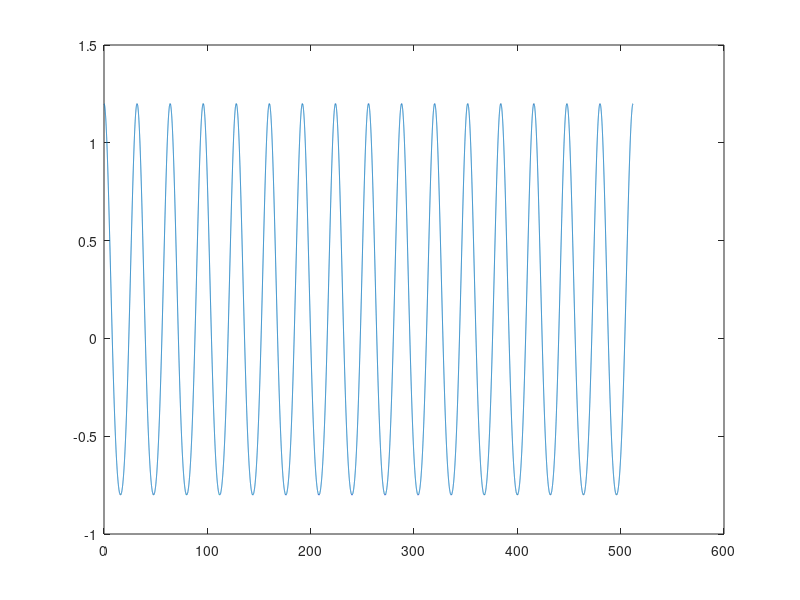

Write MATLAB code to recreate this figure. (Note: this script raises an error after producing the figure.)
% --------------------------------------------------------------------------------------------------
% Hilbert Spectrum Validation 
% a few examples derived by Huang's paper
% --------------------------------------------------------------------------------------------------

%% example 1: 2nd Stokes wave in deep water
duration = 512;
dt = 0.01; fs = 1/dt;
t = 0:dt:duration-dt;
a = 1;
k = 0.2;
f = 1/32;
omega = 2 * pi * f;
x = (1 / 2) * a^2 * k +...
    a * cos(omega * t) + ...
    (1 / 2) * a^2 * k * cos(2 * omega * t);
figure; plot(t, x)

imfs = eemd2(x, 0, 1);
input = imfs(:, 2).';

HilbertSpectrumCalcAnalog(input, fs, length(t)/1, [0 0.1], 1);
%[HS, frequency_axis, time_axis] = HilbertSpectrumCalc(input, fs, 200);
%% example 2
duration = 512;
dt = 1; fs = 1/dt;
t = 0:dt:duration-dt;
x = exp(-0.01 * t) .* cos(2 * pi * t / 32);
figure; plot(t, x);

%HilbertSpectrumCalcAnalog(x.', fs, length(t)/4, [0.02 0.04], 1);

[HS, frequency_axis, time_axis] = HilbertSpectrum(x.', length(t)/1);

E = 20 * log ( HS.^2 + 0.00001);
figure;
imagesc('XData', time_axis, 'YData', frequency_axis, 'CData', E);
axis([time_axis(1) time_axis(end) frequency_axis(1) frequency_axis(end)]);
xlabel('Time (sec)');
ylabel('Frequency (Hz)');

[S,freq] = hspec(x.',100);
%% example 3
duration = 1000;
dt = 0.1; fs = 1/dt;
t = 0:dt:duration-dt;
t2 = 0:dt:duration/2-dt;
x1 = cos(2 * pi * 0.03 * t2);
x2 = cos(2 * pi * 0.01 * t2);
x = [x1, x2];
figure; plot(t,x);

%HilbertSpectrumCalcAnalog(x, fs, length(t)/32, [0.00 0.05], 1);

%% example 4
duration = 512;
dt = 0.01; fs = 1/dt;
t = 0:dt:duration-dt;
x = cos(2 * pi * t / 30) + cos(2 * pi * t / 34);
figure; plot(t, x);

imfs = eemd2(x, 0, 1);
N = 5;
figure; 
for i = 1:1:N
    subplot(N, 1, i); plot(imfs(:, i));
end
input = imfs(:, 1:2).';
HilbertSpectrum(x, fs, length(t)/4, [0.01 0.05], 1);
%% example 4 - intrawave modulation
duration = 512;
dt = 1; fs = 1/dt;
t = 0:dt:duration-dt;
e = 0.3;
omega = 2 * pi /64;
x = cos(omega * t + e * sin(2 * omega * t));
figure; plot(t, x);
imfs = eemd2(x, 0.1, 100);
N = 5;
figure; 
for i = 1:1:N
    subplot(N, 1, i); plot(imfs(:, i));
end


